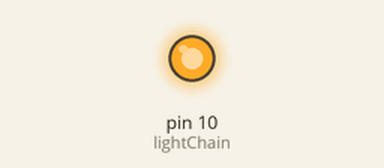
Simulated run of this sketch. Board: Arduino Uno, built with avr-gcc and run on an emulated ATmega328P. Shown: output pins drawn as LEDs (lit = HIGH).

Above: at 1.0 s.
At 3.0 s:
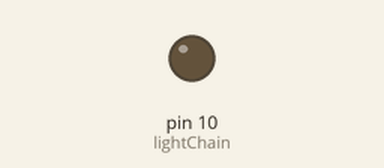
Timing chart, 0 to 5.2 s (numbered marks = the images above):
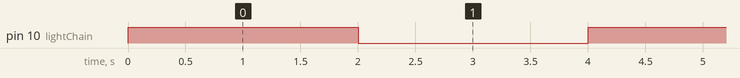

Measured:
- by itself, pin 10 (lightChain): alternates HIGH for 2.0 s and LOW for 2.0 s

The sketch:

LightChain.ino
```cpp
int lightChain = 10;


void setup() {
  pinMode(lightChain, OUTPUT);
}

void loop() {
  digitalWrite(lightChain, HIGH);
  delay(2000);
  digitalWrite(lightChain, LOW);
  delay(2000);
}
```
